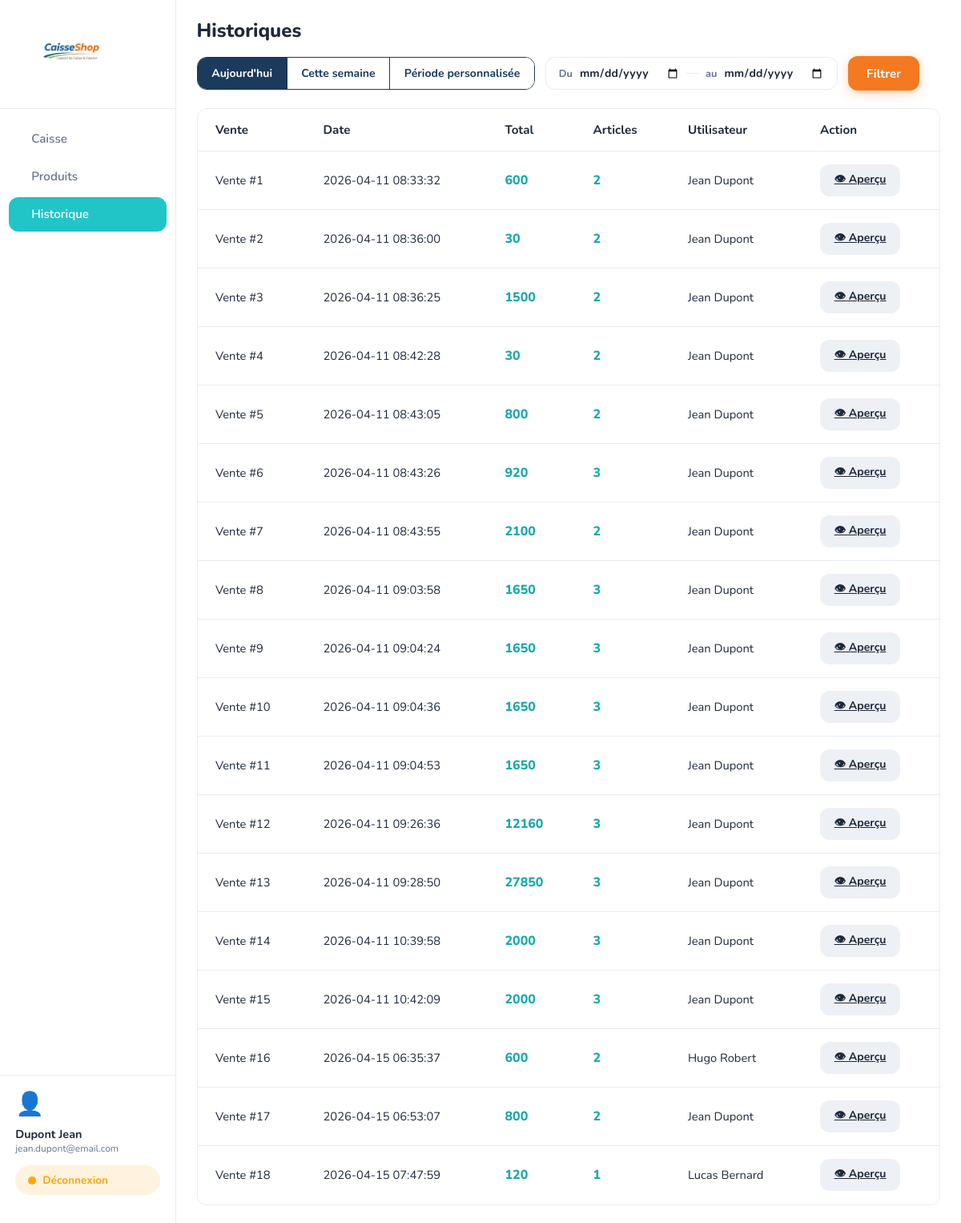
Page /FrontOffice/historique.php (signed in) on the committed database.
### tables this page shows
CREATE TABLE `vente` (
  `Id` int(11) NOT NULL,
  `IdUtilisateur` int(11) NOT NULL,
  `Date` datetime NOT NULL DEFAULT current_timestamp(),
  `Total` float NOT NULL,
  `NbArticle` int(11) NOT NULL
);

CREATE TABLE `utilisateurs` (
  `Id` int(11) NOT NULL,
  `Nom` varchar(100) NOT NULL,
  `Prenom` varchar(100) NOT NULL,
  `Mail` varchar(255) NOT NULL,
  `MotDePasse` varchar(255) NOT NULL
);

### FrontOffice/historique.php (the view, shortened to what this page needs)
<?php
require_once(__DIR__ . '/../BDD/ConnexionBDD.php');
$sqlQuery =
'SELECT utilisateurs.Nom,
utilisateurs.Prenom,
Vente.Date,
Vente.Total,
Vente.NbArticle
FROM utilisateurs
JOIN vente on vente.IdUtilisateur = utilisateurs.Id;';
$Selectuser=$mysqlClient->prepare($sqlQuery);
$Selectuser->execute();
$Vente=$Selectuser->fetchAll();
?>
<!DOCTYPE html>
<html lang="fr">
<head>
    <link rel="stylesheet" href="../css/caisse.css">
    <link rel="stylesheet" href="../css/historique.css">
</head>
<body>
<aside class="sidebar">
    <div class="sidebar-logo">
        <img src="../Images/logo-caisse.png" alt="CaisseShop">
    </div>
    <nav class="sidebar-nav">
        <a href="caisse.php" class="nav-item">
            <span>Caisse</span>
        </a>
        <a href="produits.php" class="nav-item">
            <span>Produits</span>
        </a>
        <a href="historique.php" class="nav-item active">
            <span>Historique</span>
        </a>
    </nav>
    <div class="sidebar-user">
        <div class="user-avatar">👤</div>
        <div class="user-info">
            <span class="user-name"><?php echo $_SESSION['USER_CONNEXION']['nom'].' '.$_SESSION['USER_CONNEXION']['prenom'] ?></span>
            <span class="user-email"><?php echo $_SESSION['USER_CONNEXION']['email'] ?></span>
        </div>
        <form action="deconnexion.php" class="btn-logout">
            <span class="logout-dot"></span>
            <button type="submit"> Déconnexion </button>
        </form>
    </div>
</aside>
<main class="main-content">
    <h1 class="page-title">Historiques</h1>
<div class="histo-filters">
    <div class="histo-seg">
        <button class="seg-btn active" onclick="setMode('aujourd_hui', this)">Aujourd'hui</button>
        <button class="seg-btn" onclick="setMode('semaine', this)">Cette semaine</button>
        <button class="seg-btn" onclick="setMode('perso', this)">Période personnalisée</button>
    </div>
    <div class="periode-wrap" id="periode-wrap">
        <div class="date-range">
            <span class="date-label">Du</span>
            <input type="date" id="date-debut" name="date_debut">
            <div class="date-sep"></div>
            <span class="date-label">au</span>
            <input type="date" id="date-fin" name="date_fin">
        </div>
    </div>
    <button class="btn-filtrer">Filtrer</button>
</div>
    <div class="table-wrapper">
        <table class="histo-table">
            <thead>
                <tr>
                    <th>Vente</th>
                    <th>Date</th>
                    <th>Total</th>
                    <th>Articles</th>
                    <th>Utilisateur</th>
                    <th>Action</th>
                </tr>
            </thead>
            <tbody>
 <?php for ($i = 0; $i < count($Vente); $i++) {?>
                <tr>
                    <td> Vente #<?php echo $i+1?></td>
                    <td><?php echo $Vente[$i]['Date']?></td>
                    <td class="histo-total"><?php echo $Vente[$i]['Total']?></td>
                    <td class="histo-articles"><?php echo $Vente[$i]['NbArticle']?></td>
                    <td><?php echo $Vente[$i]['Prenom'].' '.$Vente[$i]['Nom']?></td>
                    <td><a href="aperçu.php" class="btn-apercu">👁 Aperçu</a></td>
                </tr>
            <?php }?>
            </tbody>
        </table>
    </div>
</main>
</body>
</html>

### css/caisse.css (style rules this page uses)
:root { --teal: #21c5c7; --teal-dark: #1aa8aa; --navy: #1b3a5c; --orange: #f47920; --white: #ffffff; --bg: #ffffff; --sidebar-w: 220px; --cart-w: 280px; --text-dark: #1e293b; --text-muted: #64748b; --border: #e8edf2; --stock-bg: #4caf50; --radius: 12px; --shadow-card: 0 2px 12px rgba(0,0,0,.07); }
*, *::before, *::after { box-sizing: border-box; margin: 0; padding: 0; }
body { font-family: 'Nunito', sans-serif; background: var(--bg); display: flex; height: 100vh; overflow: hidden; color: var(--text-dark); }
.sidebar { width: var(--sidebar-w); min-width: var(--sidebar-w); background: var(--white); border-right: 1px solid var(--border); display: flex; flex-direction: column; padding: 1.2rem 0; }
.sidebar-logo { padding: 0 1.2rem 1.4rem; border-bottom: 1px solid var(--border); }
.sidebar-logo img { max-width: 140px; display: block; }
.sidebar-nav { flex: 1; padding: 1rem 0.7rem; display: flex; flex-direction: column; gap: .3rem; }
.nav-item { display: flex; align-items: center; gap: .75rem; padding: .7rem 1rem; border-radius: var(--radius); text-decoration: none; color: var(--text-muted); font-weight: 600; font-size: .95rem; transition: background .15s, color .15s; }
.nav-item.active { background: var(--teal); color: var(--white); }
.sidebar-user { padding: 1rem 1.2rem; border-top: 1px solid var(--border); display: flex; flex-direction: column; gap: .5rem; }
.user-avatar { font-size: 1.8rem; }
.user-info { display: flex; flex-direction: column; }
.user-name { font-weight: 700; font-size: .9rem; color: var(--text-dark); }
.user-email { font-size: .75rem; color: var(--text-muted); }
.btn-logout { display: flex; align-items: center; gap: .5rem; margin-top: .3rem; padding: .55rem 1rem; background: #fff3e0; color: var(--orange); font-family: inherit; font-size: .85rem; font-weight: 700; border: none; border-radius: 50px; cursor: pointer; text-decoration: none; transition: background .15s; }
.logout-dot { width: 10px; height: 10px; border-radius: 50%; background: orange; }
.btn-logout button { background: transparent; border: none; color: orange; font-family: inherit; font-size: .85rem; font-weight: 700; cursor: pointer; padding: 0; }
.main-content { flex: 1; display: flex; flex-direction: column; overflow: hidden; background: var(--white); padding: 1.4rem 1.6rem; }
.page-title { font-size: 1.5rem; font-weight: 800; color: var(--text-dark); margin-bottom: 1rem; }
.histo-seg { display: flex; border: 1.5px solid var(--navy); border-radius: var(--radius); overflow: hidden; }
.seg-btn { padding: .6rem 1.1rem; background: var(--white); color: var(--navy); font-family: inherit; font-size: .88rem; font-weight: 700; border: none; border-right: 1.5px solid var(--navy); cursor: pointer; transition: background .15s, color .15s; white-space: nowrap; }
.seg-btn:last-child { border-right: none; }
.seg-btn.active { background: var(--navy); color: var(--white); }
.periode-wrap { display: none; align-items: center; }
.date-range { display: flex; align-items: center; gap: .5rem; padding: .55rem 1rem; border: 1.5px solid var(--border); border-radius: var(--radius); background: var(--white); transition: border-color .2s; }
.date-label { font-size: .8rem; font-weight: 700; color: var(--text-muted); white-space: nowrap; }
.date-range input[type="date"] { border: none; outline: none; font-family: inherit; font-size: .88rem; font-weight: 700; color: var(--text-dark); background: transparent; cursor: pointer; }
.date-sep { width: 16px; height: 1.5px; background: var(--border); flex-shrink: 0; }

### rows in the picture
vente: Date "2026-04-11 08:33:32", Total "600", NbArticle "2", IdUtilisateur.Prenom "Jean", IdUtilisateur.Nom "Dupont"
vente: Date "2026-04-11 08:36:00", Total "30", NbArticle "2", IdUtilisateur.Prenom "Jean", IdUtilisateur.Nom "Dupont"
vente: Date "2026-04-11 08:36:25", Total "1500", NbArticle "2", IdUtilisateur.Prenom "Jean", IdUtilisateur.Nom "Dupont"
vente: Date "2026-04-11 08:42:28", Total "30", NbArticle "2", IdUtilisateur.Prenom "Jean", IdUtilisateur.Nom "Dupont"
vente: Date "2026-04-11 08:43:05", Total "800", NbArticle "2", IdUtilisateur.Prenom "Jean", IdUtilisateur.Nom "Dupont"
vente: Date "2026-04-11 08:43:26", Total "920", NbArticle "3", IdUtilisateur.Prenom "Jean", IdUtilisateur.Nom "Dupont"
vente: Date "2026-04-11 08:43:55", Total "2100", NbArticle "2", IdUtilisateur.Prenom "Jean", IdUtilisateur.Nom "Dupont"
vente: Date "2026-04-11 09:03:58", Total "1650", NbArticle "3", IdUtilisateur.Prenom "Jean", IdUtilisateur.Nom "Dupont"
vente: Date "2026-04-11 09:04:24", Total "1650", NbArticle "3", IdUtilisateur.Prenom "Jean", IdUtilisateur.Nom "Dupont"
vente: Date "2026-04-11 09:04:36", Total "1650", NbArticle "3", IdUtilisateur.Prenom "Jean", IdUtilisateur.Nom "Dupont"
vente: Date "2026-04-11 09:04:53", Total "1650", NbArticle "3", IdUtilisateur.Prenom "Jean", IdUtilisateur.Nom "Dupont"
vente: Date "2026-04-11 09:26:36", Total "12160", NbArticle "3", IdUtilisateur.Prenom "Jean", IdUtilisateur.Nom "Dupont"
vente: Date "2026-04-11 09:28:50", Total "27850", NbArticle "3", IdUtilisateur.Prenom "Jean", IdUtilisateur.Nom "Dupont"
vente: Date "2026-04-11 10:39:58", Total "2000", NbArticle "3", IdUtilisateur.Prenom "Jean", IdUtilisateur.Nom "Dupont"
vente: Date "2026-04-11 10:42:09", Total "2000", NbArticle "3", IdUtilisateur.Prenom "Jean", IdUtilisateur.Nom "Dupont"
vente: Date "2026-04-15 06:35:37", Total "600", NbArticle "2", IdUtilisateur.Prenom "Hugo", IdUtilisateur.Nom "Robert"
vente: Date "2026-04-15 06:53:07", Total "800", NbArticle "2", IdUtilisateur.Prenom "Jean", IdUtilisateur.Nom "Dupont"
vente: Date "2026-04-15 07:47:59", Total "120", NbArticle "1", IdUtilisateur.Prenom "Lucas", IdUtilisateur.Nom "Bernard"

### other values in the picture
$_SESSION['USER_CONNEXION']['nom'] "Dupont"
$_SESSION['USER_CONNEXION']['prenom'] "Jean"
$_SESSION['USER_CONNEXION']['email'] "jean.dupont@email.com"
